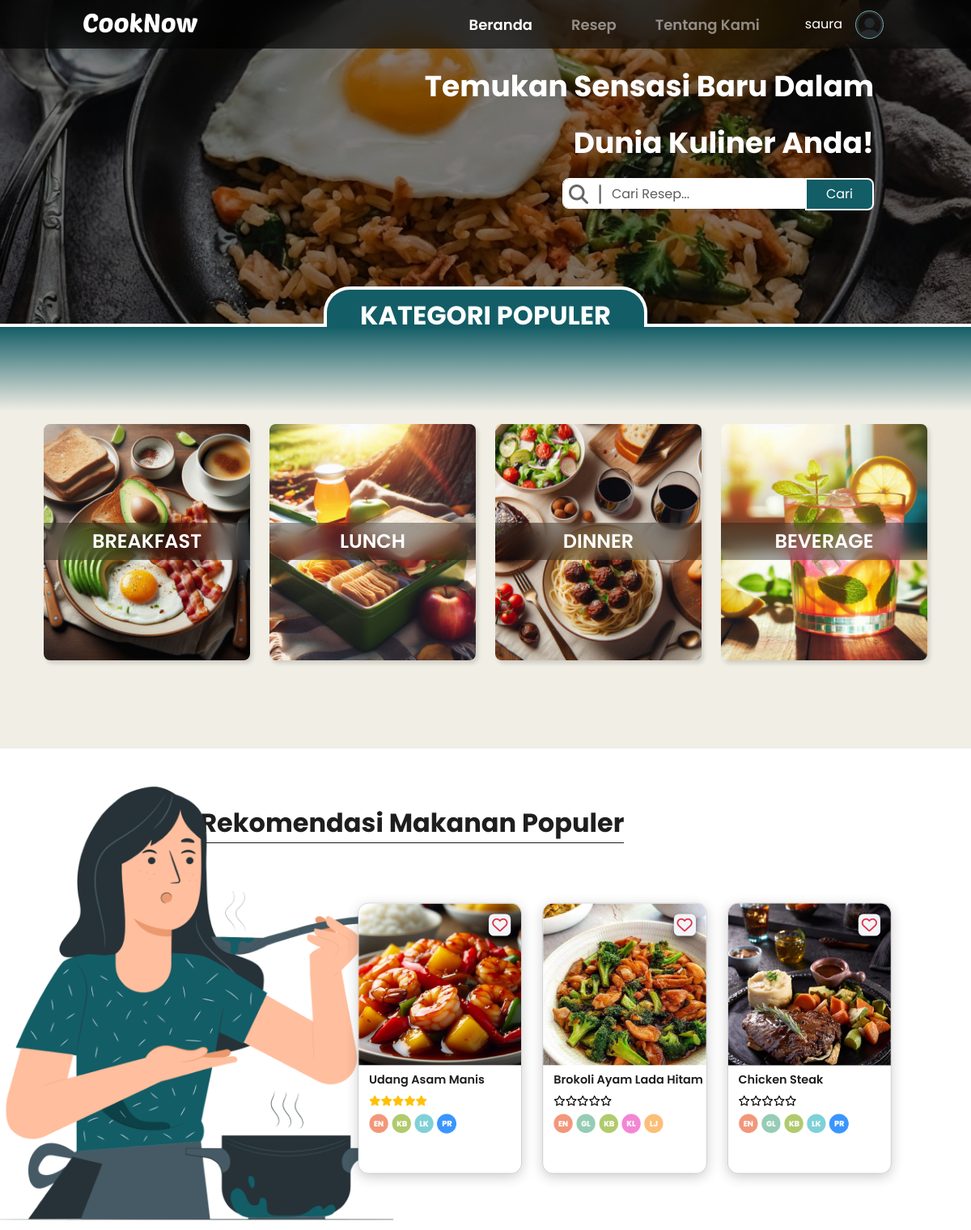
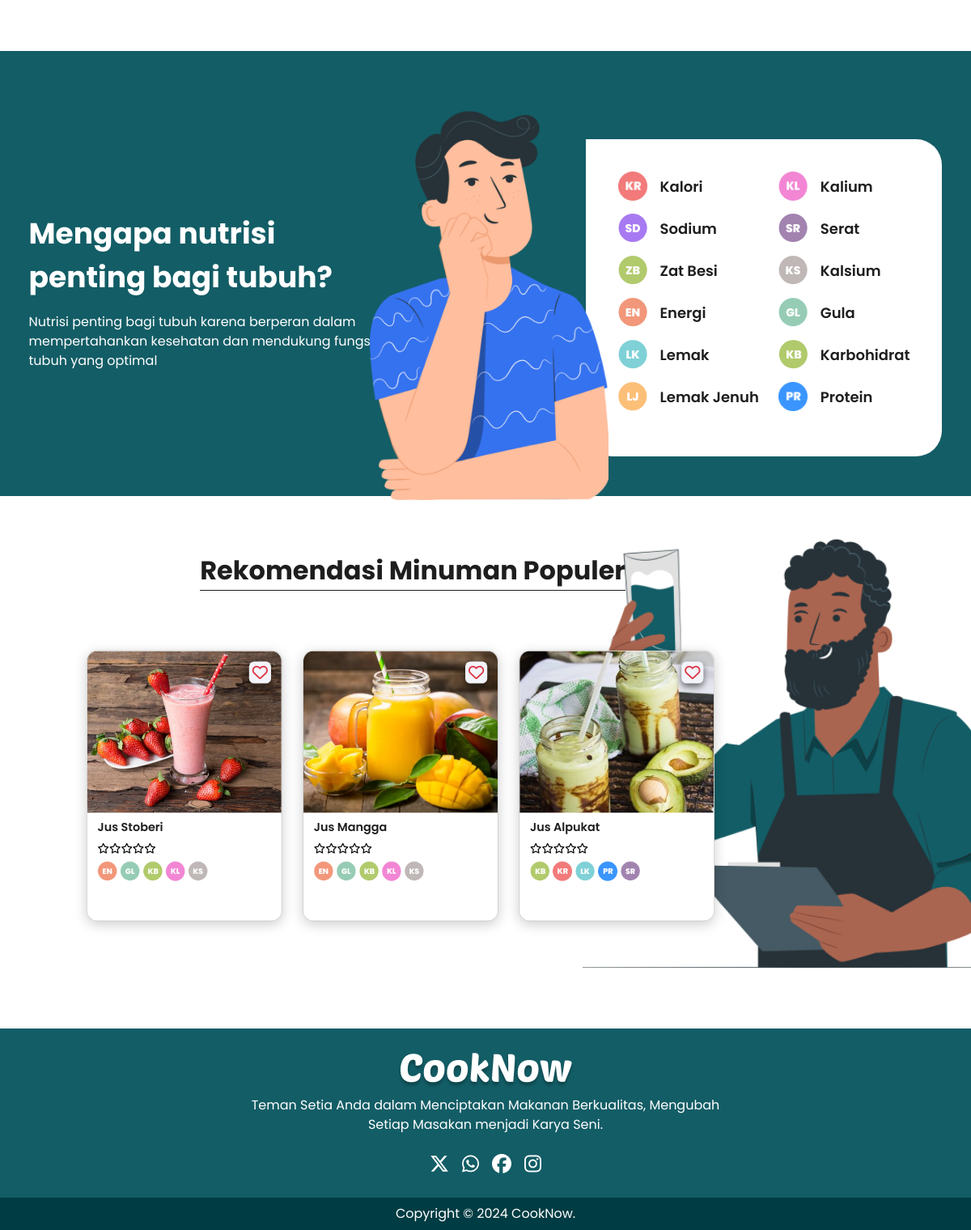
Page /user/home.php (signed in) on the committed database (2 pictures, top to bottom).
### tables this page shows
CREATE TABLE `recipes` (
  `recipe_id` int(11) NOT NULL,
  `category` varchar(25) DEFAULT NULL,
  `name` varchar(50) DEFAULT NULL,
  `image` varchar(255) DEFAULT NULL,
  `description` varchar(255) NOT NULL,
  `ingredients` text NOT NULL,
  `instructions` text DEFAULT NULL,
  `nutritions` text NOT NULL
);

### user/home.php (the view, shortened to what the rows shown need)
<?php
include("../config/koneksi.php");
$favorites = [];
function getNutritionIcons($conn, $recipe_id)
{
    $query = "
        SELECT n.icon
        FROM nutritions n
        JOIN recipe_nut rn ON n.nutrition_id = rn.nutrition_id
        WHERE rn.recipe_id = $recipe_id LIMIT 5
    ";
    $result = mysqli_query($conn, $query);
    $icons = [];
    while ($row = mysqli_fetch_assoc($result)) {
        $icons[] = $row['icon'];
    }
    return $icons;
}
$query = "SELECT * FROM recipes WHERE category = 'Dinner' LIMIT 3";
$data = mysqli_query($conn, $query);
$query2 = "SELECT * FROM recipes WHERE category = 'Beverages' LIMIT 3";
$data2 = mysqli_query($conn, $query2);
?>
<!DOCTYPE html>
<html lang="en">
<head>
    <link rel="stylesheet" href="assets/css/home.css">
    <link rel="stylesheet" href="assets/css/style.css">
    <link rel="stylesheet" href="assets/css/footer.css">
    <link href="assets/css/sb-admin-2.min.css" rel="stylesheet">
    <link rel="stylesheet" href="https://cdnjs.cloudflare.com/ajax/libs/font-awesome/6.5.1/css/all.min.css" />
    <link href="https://cdn.jsdelivr.net/npm/bootstrap@5.3.3/dist/css/bootstrap.min.css" rel="stylesheet">
</head>
<body>
    <div class="container-fluid rekmakmin-pad" style="background-color: #fff;">
        <div class="d-flex ms-4 p-0">
            <div class="d-flex" style="margin-left:320px; scale:80%;">
                <div class="row">
                    <?php
                    while ($hasil = $data->fetch_assoc()) {
                        $recipe_id = $hasil['recipe_id'];
                        $stmt = $conn->prepare("SELECT rating FROM reviews WHERE recipe_id = ?");
                        $stmt->bind_param("i", $recipe_id);
                        $stmt->execute();
                        $reviews_result = $stmt->get_result();
                        $average_rating = 0;
                        $total_reviews = 0;
                        $total_rating = 0;
                        while ($review = $reviews_result->fetch_assoc()) {
                            $total_rating += $review['rating'];
                            $total_reviews++;
                        }
                        if ($total_reviews > 0) {
                            $average_rating = round($total_rating / $total_reviews, 1);
                        }
                        $is_favorited = in_array($recipe_id, $favorites);
                    ?>
                        <div class="col-4 p-3" style="min-height: 450px; max-height: 450px;">
                            <a href="recipes/detail-recipe.php?id=<?= $recipe_id; ?>" id="semua" class="card rounded-4" style=" text-decoration:none; width: 100%; height: 100%; background-color: white; box-shadow: 0 5px 20px #0003;" data-recipe-id="<?= $recipe_id; ?>">
                                <div class="bg-image d-flex justify-content-end pt-3 pe-3 rounded-top-4" style="background-image: url(../admin/resep-makanan/<?php echo $hasil['image'] ?>); height: 60%; position:relative;">
                                    <i style="position:absolute; background-color: var(--grey-1); padding:5px; box-shadow:0px 5px 10px #0009; cursor:pointer;" class="love-icon fs-h3 <?= $is_favorited ? 'fa-solid' : 'fa-regular' ?> fa-heart text-danger rounded-3"></i>
                                </div>
                                <div class="desk-rekmakmin pt-2">
                                    <div class="nama-fav d-flex justify-content-between px-3">
                                        <p class="fw-semibold mb-2 fs-body" style="color:var(--black);"><?php echo $hasil['name'] ?></p>
                                    </div>
                                    <div class="rating-star ps-3">
                                        <?php
                                        for ($i = 1; $i <= 5; $i++) {
                                            echo $i <= $average_rating ? '<i class="fa-solid fa-star text-warning"></i>' : '<i class="fa-regular fa-star text-black"></i>';
                                        }
                                        ?>
                                    </div>
                                    <div class="nutrition ps-3 pt-2">
                                        <?php
                                        $icons = getNutritionIcons($conn, $recipe_id);
                                        foreach ($icons as $icon) {
                                            echo "<img src='$icon' alt='Nutrition Icon' style='width: 30px; height: 30px; margin-right: 5px;'>";
                                        }
                                        ?>
                                    </div>
                                </div>
                            </a>
                        </div>
                    <?php
                    }
                    ?>
                </div>
            </div>
        </div>
    </div>
    <div class="container-fluid rekmakmin-pad rekmin-back" style="background-color: #fff;">
        <div class="d-flex ms-4 p-0">
            <div class="d-flex me-3" style="margin-left:-30px; scale:80%;">
                <div class="row">
                    <?php
                    while ($hasil = mysqli_fetch_array($data2)) {
                        $recipe_id = $hasil['recipe_id'];
                        $average_rating = 0;
                        $is_favorited = in_array($recipe_id, $favorites);
                    ?>
                        <div class="col-4 p-3" style="min-height: 450px; max-height: 450px;">
                            <a href="recipes/detail-recipe.php?id=<?= $recipe_id; ?>" id="semua" class="card rounded-4" style=" text-decoration:none; width: 100%; height: 100%; background-color: white; box-shadow: 0 5px 20px #0003;" data-recipe-id="<?= $recipe_id; ?>">
                                <div class="bg-image d-flex justify-content-end pt-3 pe-3 rounded-top-4" style="background-image: url(../admin/resep-makanan/<?php echo $hasil['image'] ?>); height: 60%; position:relative;">
                                    <i style="position:absolute; background-color: var(--grey-1); padding:5px; box-shadow:0px 5px 10px #0009; cursor:pointer;" class="love-icon fs-h3 <?= $is_favorited ? 'fa-solid' : 'fa-regular' ?> fa-heart text-danger rounded-3"></i>
                                </div>
                                <div class="desk-rekmakmin pt-2">
                                    <div class="nama-fav d-flex justify-content-between px-3">
                                        <p class="fw-semibold mb-2 fs-h4" style="color:var(--black);"><?php echo $hasil['name'] ?></p>
                                    </div>
                                    <div class="rating-star ps-3">
                                        <?php
                                        for ($i = 1; $i <= 5; $i++) {
                                            echo $i <= $average_rating ? '<i class="fa-solid fa-star text-warning"></i>' : '<i class="fa-regular fa-star text-black"></i>';
                                        }
                                        ?>
                                    </div>
                                    <div class="nutrition ps-3 pt-2">
                                        <?php
                                        $icons = getNutritionIcons($conn, $recipe_id);
                                        foreach ($icons as $icon) {
                                            echo "<img src='$icon' alt='Nutrition Icon' style='width: 30px; height: 30px; margin-right: 5px;'>";
                                        }
                                        ?>
                                    </div>
                                </div>
                            </a>
                        </div>
                    <?php
                    }
                    ?>
                </div>
            </div>
        </div>
    </div>
</body>
</html>

### rows in the picture
recipes: image (picture), name "Udang Asam Manis"
recipes: image (picture), name "Brokoli Ayam Lada Hitam"
recipes: image (picture), name "Chicken Steak"
recipes: $recipe_id 1 (drawn), image (picture), name "Jus Stoberi"
recipes: image (picture), name "Jus Mangga"
recipes: image (picture), name "Jus Alpukat"

### other values in the picture
$_SESSION['user_name'] "saura"
